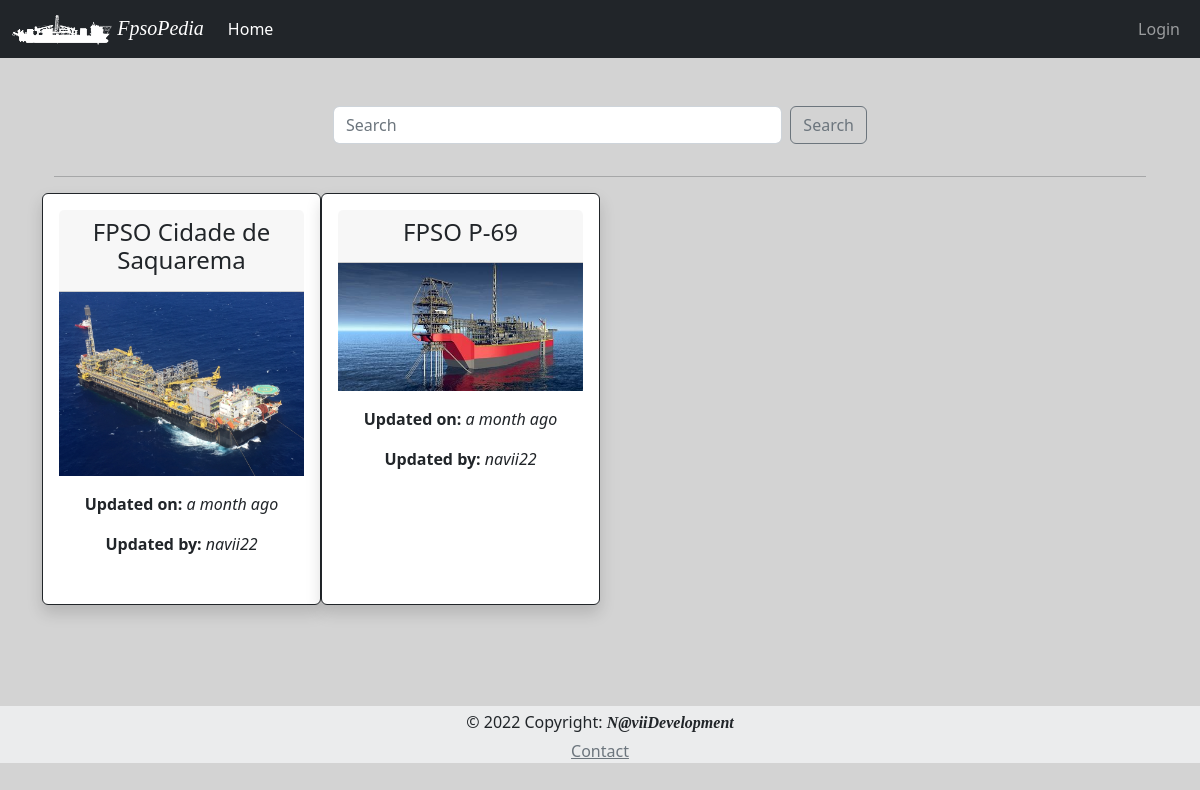
The page /index on the database as committed earlier.
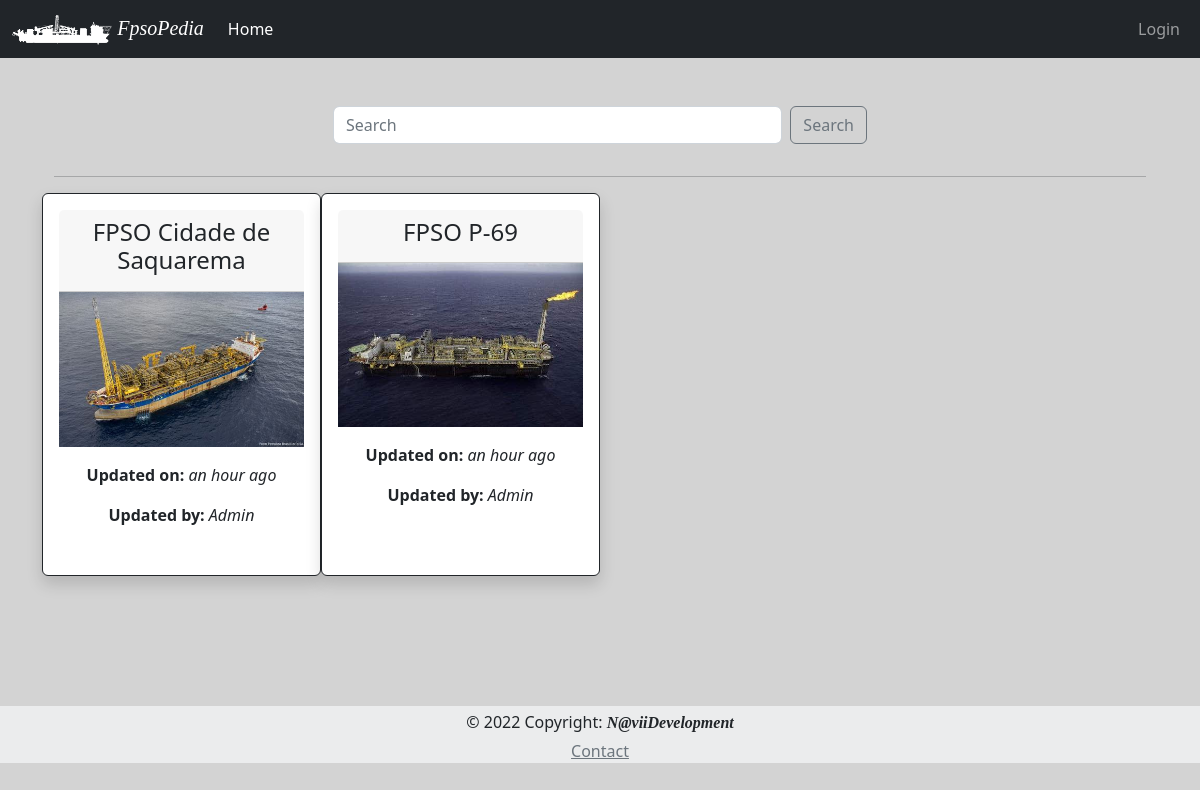
The same page on the database as committed later.
### App/models.py (models this page shows, shortened)
class Fpso(db.Model):
    id = db.Column(db.Integer, primary_key=True)
    fpso_owner = db.Column(db.String, index=True, default="None")
    timestamp = db.Column(db.DateTime, default=datetime.utcnow)
    fpso_name = db.Column(db.String, unique=True, index=True)
    fpso_basin = db.Column(db.String, default="None", nullable = True)
    fpso_img_name = db.Column(db.String, default="default_fpso_card")
    fpso_remarks = db.Column(db.String, default="None")
    fpso_psn_lat_deg = db.Column(db.String, nullable = True)
    fpso_psn_lat_min = db.Column(db.String, nullable = True)
    fpso_psn_lat_sec = db.Column(db.String, nullable = True)
    fpso_psn_lat_NS = db.Column(db.String, default="S", nullable = True)
    fpso_psn_long_deg = db.Column(db.String, nullable = True)
    fpso_psn_long_min = db.Column(db.String, nullable = True)
    fpso_psn_long_sec = db.Column(db.String, nullable = True)
    fpso_psn_long_WE = db.Column(db.String, default="W", nullable = True)
    fpso_hdg = db.Column(db.String, nullable = True)
    fpso_disch_rate = db.Column(db.String, nullable = True)
    fpso_vhf = db.Column(db.String, default="None", nullable = True)
    fpso_email_1 = db.Column(db.String, default="fpso@example.com", nullable = True)
    fpso_email_2 = db.Column(db.String, default="fpso@example.com", nullable = True)
    fpso_email_3 = db.Column(db.String, default="fpso@example.com", nullable = True)
    fpso_email_4 = db.Column(db.String, default="fpso@example.com", nullable = True)
    fpso_email_5 = db.Column(db.String, default="fpso@example.com", nullable = True)
    cargo_name = db.Column(db.String, nullable = True)
    cargo_API = db.Column(db.String, nullable = True)
    cargo_dens = db.Column(db.String, nullable = True)
    cargo_temp = db.Column(db.String, nullable = True)
    cargo_bsw = db.Column(db.String, nullable = True)
    cargo_line_displ_fwd = db.Column(db.String, nullable = True)
    cargo_Hose_Flush_fwd = db.Column(db.String, nullable = True)
    cargo_line_displ_aft = db.Column(db.String, nullable = True)
    cargo_Hose_Flush_aft = db.Column(db.String, nullable = True)
    cargo_info = db.Column(db.String, nullable = True)
    darps_ID_fwd = db.Column(db.String, nullable = True)
    darps_1_tdma_fwd = db.Column(db.String, nullable = True)
    darps_2_tdma_fwd = db.Column(db.String, nullable = True)
    darps_info_fwd = db.Column(db.String, nullable = True)
    darps_1_ts_fwd = db.Column(db.String, nullable = True)
    darps_2_ts_fwd= db.Column(db.String, nullable = True)
    darps_ID_aft = db.Column(db.String, nullable = True)
    darps_1_tdma_aft = db.Column(db.String, nullable = True)
    darps_2_tdma_aft = db.Column(db.String, nullable = True)
    darps_info_aft = db.Column(db.String, nullable = True)
    darps_1_ts_aft = db.Column(db.String, nullable = True)
    darps_2_ts_aft= db.Column(db.String, nullable = True)
    artemis_address_code_fwd = db.Column(db.String, nullable = True)
    artemis_freq_pair_fwd = db.Column(db.String, nullable = True)
    artemis_info_fwd = db.Column(db.String, nullable = True)
    fanbeam_info_fwd = db.Column(db.String, nullable = True)
    radius_info_fwd = db.Column(db.String, nullable = True)
    artemis_address_code_aft = db.Column(db.String, nullable = True)
    artemis_freq_pair_aft = db.Column(db.String, nullable = True)
    artemis_info_aft = db.Column(db.String, nullable = True)
    fanbeam_info_aft = db.Column(db.String, nullable = True)
    radius_info_aft = db.Column(db.String, nullable = True)

### App/routes.py (the view)
@app.route('/', methods=['GET', 'POST'])
@app.route('/index', methods=['GET', 'POST'])
def index():
    form = SearchForm()
    if form.validate_on_submit():
        search_for=form.search_for.data
        return redirect(url_for('search', fpso = search_for))
    fpso = Fpso.query.order_by(Fpso.fpso_name).all()
    return render_template('index.html', title="Home", fpsos=fpso, form=form)

### App/forms.py
class SearchForm(FlaskForm):
    search_for = StringField('search for', validators=[DataRequired()])
    submit = SubmitField('Search')

### App/templates/index.html (shortened to what this page needs)
{% extends "base.html" %}
{% set active_page = 'index' %}
{% block content %}
<div class="container">
    <div class="row justify-content-center">
        <form class="d-flex col col-lg-6 mb-3" method="post" role="search">
            {{ form.search_for(class="form-control me-2", placeholder='Search') }}
            {{ form.submit(class="btn btn-outline-secondary") }}
        </form>
    </div>
    <hr>
    <div class="row">
        {% if fpsos %}
            {% for fpso in fpsos %}
             {% include '_fpso.html' %}
            {% endfor %}
        {% else %}
            <p class="text-center text-muted">There no FPSO to dispaly!!!</p>
        {% endif %}
    </div>
</div>
{% endblock %}

### App/templates/_fpso.html (shortened to what this page needs)
{% set logo = fpso.fpso_img_name %}
<div class="card border-dark mb-3 col-12 col-lg-3 shadow p-3 bg-body rounded">
  <div class="card-header ">
    <h4>{{ fpso.fpso_name }}</h4>
  </div>
    <div class="row">
      <img src="{{ url_for('static', filename='img/{}.jpg'.format(logo)) }}" class="rounded float-start" alt="FPSO Image">
      <div class="col">
        <div class="card-body text-dark">
        <p class="card-text"><b>Updated on:</b> <em>{{ moment(fpso.timestamp).fromNow(refresh=True) }}</em></p>
        <p class="card-text"><b>Updated by:</b>  <em>{{ fpso.fpso_owner }}</em></p>
      </div>
    </div>
  </div>
</div>

Rows that differ between the two databases and show on the page:
changed Fpso "FPSO Cidade de Saquarema": fpso_img_name: a different picture; timestamp "a month ago" → "an hour ago"; fpso_owner "navii22" → "Admin"
changed Fpso "FPSO P-69": fpso_img_name: picture added in place of a placeholder; timestamp "a month ago" → "an hour ago"; fpso_owner "navii22" → "Admin"
